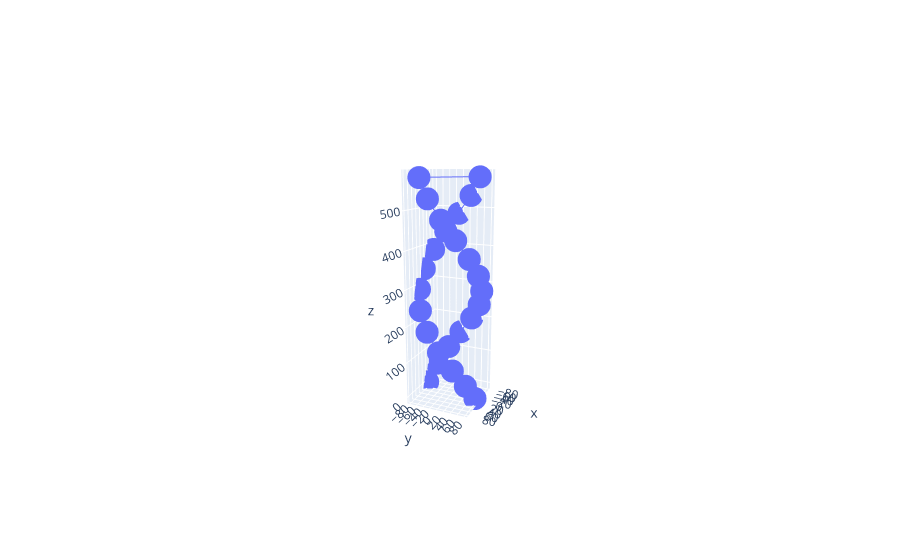

Write notebook code for a chart like this one.
### Code cell
def plot_points(points, saveto = None):
    fig = go.Figure()

    x,y,z = points.T
    fig.add_trace(go.Scatter3d(x=x, y=y, z=z,))

    fig.update_layout(
    scene=dict(
        aspectmode='data'   # ensures equal scaling for x, y, z
    )
    )    

    fig.update_layout(
    dragmode="turntable",        # intuitive rotation
    scene_camera=dict(eye=dict(x=4, y=1.8, z=1.2)),  # pleasant starting view
    )

    fig.show()

    if saveto is not None:
        fig.write_html(saveto)




def plot_helix(L, theta, tau, segments = 45, saveto = None, double_helix = True):

    data = full_helix_calculation(L, theta, tau, segments = segments)
    points = data[0]

    if double_helix:
        points2 = points.copy()
        points2 = make_second_helix(points2)
        points = np.vstack((points, points2[::-1]))

    plot_points(points, saveto)


plot_helix(60, 15, 20, segments = 12, saveto = "helix.html", double_helix = True)

### Figure 1 — Plotly figure (JSON) as saved in the notebook; plotly's stock layout.template omitted (floating-point values rounded to 4 significant figures)
{"data": [{"type": "scatter3d", "x": [-17.85, -50.22, -73.21, -82.53, -76.44, -56.08, -25.25, 10.29, 43.91, 69.34, 81.82, 79.02, 61.47, -61.47, -79.02, -81.82, -69.34, -43.91, -10.29, 25.25, 56.08, 76.44, 82.53, 73.21, 50.22, 17.85], "y": [-80.67, -65.6, -38.29, -3.835, 31.34, 60.66, 78.66, 81.97, 69.98, 44.92, 11.47, -24.12, -55.2, 55.2, 24.12, -11.47, -44.92, -69.98, -81.97, -78.66, -60.66, -31.34, 3.835, 38.29, 65.6, 80.67], "z": [0.0, 48.22, 96.45, 144.7, 192.9, 241.1, 289.3, 337.6, 385.8, 434.0, 482.2, 530.5, 578.7, 578.7, 530.5, 482.2, 434.0, 385.8, 337.6, 289.3, 241.1, 192.9, 144.7, 96.45, 48.22, 0.0]}], "layout": {"dragmode": "turntable", "scene": {"aspectmode": "data", "camera": {"eye": {"x": 4, "y": 1.8, "z": 1.2}}}}}
